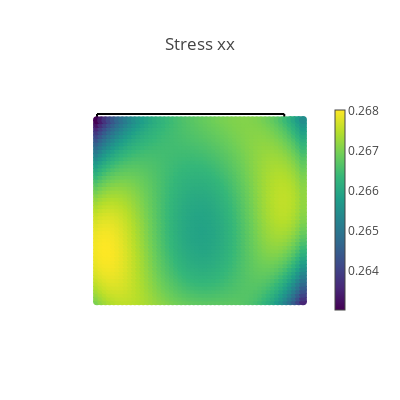
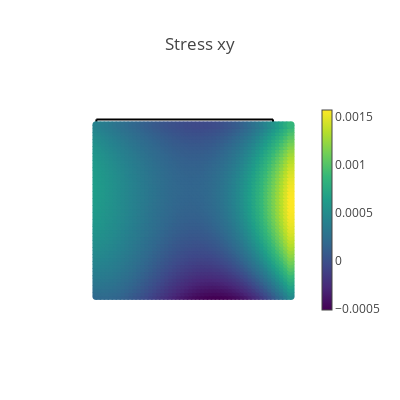
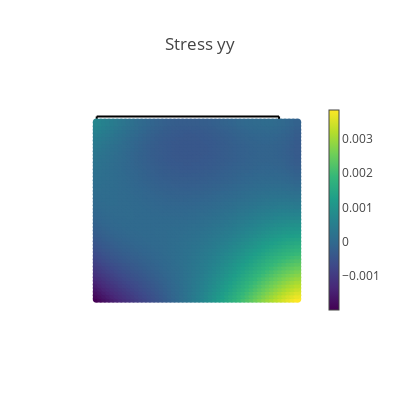
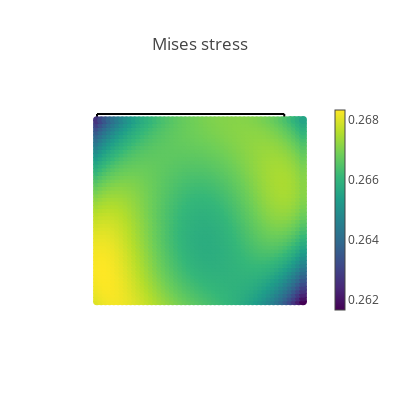

Notebook code cell kept with these figures, in order:
### Markdown cell above
## Visualization of results

### Code cell
# Create a validation domain different from the training domain
val_x, val_y = np.meshgrid(np.linspace(0, L, 50), np.linspace(0, L, 50))
val_domain = np.vstack([val_x.ravel(), val_y.ravel()]).T
val = torch.tensor(val_domain, requires_grad=True).double()

# Compute model predictions on the validation domain
disp = net(val)
def_val = val + disp
stress = torch.vmap(sigma)(val)
mises = torch.sqrt(
    stress[:, 0, 0] ** 2
    + stress[:, 1, 1] ** 2
    - stress[:, 0, 0] * stress[:, 1, 1]
    + 3 * stress[:, 0, 1] ** 2
)
# print([loss.item() for loss in compute_les(val)])

@torch.no_grad()
def make_plot(x, y, variable, title, cmap=sequential.Viridis, size=8.0):
    fig = go.Figure()

    # Plot boundaries
    m = dict(color="black")
    fig.add_trace(go.Scatter(x=top[:, 0], y=top[:, 1], mode="lines", marker=m))
    fig.add_trace(go.Scatter(x=bottom[:, 0], y=bottom[:, 1], mode="lines", marker=m))
    fig.add_trace(go.Scatter(x=left[:, 0], y=left[:, 1], mode="lines", marker=m))
    fig.add_trace(go.Scatter(x=right[:, 0], y=right[:, 1], mode="lines", marker=m))

    # Plot variable values
    m = dict(color=variable, colorscale=cmap, size=size, colorbar=dict(thickness=10))
    fig.add_trace(go.Scatter(x=x, y=y, marker=m, mode="markers"))

    # plot settings
    fig.layout.yaxis.scaleanchor = "x"
    fig.update_layout(
        template="none", width=400, height=400, title=title, showlegend=False
    )
    fig.update_xaxes(visible=False)
    fig.update_yaxes(visible=False)
    fig.show()


# Compute data error
s_pred = torch.vmap(sigma)(val)
ds_xx = 3 * EPS0 - s_pred[:,0, 0]
print("Young's modulus is ",(MU*(3*LBD+2*MU))/(LBD+MU)) #Young's modulus 
ds_yy = s_pred[:, 1, 1]
ds_xy = s_pred[:, 0, 1]
ds_xx_pct = (3 * EPS0 - s_pred[:,0, 0]) / (3 * EPS0) *100


# Plot stresses
make_plot(*def_val.T, stress[:, 0, 0], "Stress xx")
make_plot(*def_val.T, stress[:, 0, 1], "Stress xy")
make_plot(*def_val.T, stress[:, 1, 1], "Stress yy")
make_plot(*def_val.T, mises, "Mises stress")

# Plot displacements
make_plot(*def_val.T, disp[:, 0], "Displacement in x", cmap=sequential.Inferno)
make_plot(*def_val.T, disp[:, 1], "Displacement in y", cmap=sequential.Inferno)

# Plot stress errors
cmap = sequential.RdBu_r
make_plot(*val[:, 0:2].T, ds_xx, "Stress error xx", size=2.0, cmap=cmap)
make_plot(*val[:, 0:2].T, ds_yy, "Stress error yy", size=2.0, cmap=cmap)
make_plot(*val[:, 0:2].T, ds_xy, "Stress error xy", size=2.0, cmap=cmap)
make_plot(*val[:, 0:2].T, ds_xx_pct, "Stress error xx in %", size=2.0, cmap=cmap)

### Figure 1 — Plotly figure (JSON) as saved in the notebook; plotly's stock layout.template omitted (floating-point values rounded to 4 significant figures; data arrays with more than 128 entries replaced by an {"elided": "..."} marker saying what was removed)
{"data": [{"marker": {"color": "black"}, "mode": "lines", "type": "scatter", "x": [0, 0.04167, 0.08333, 0.125, 0.1667, 0.2083, 0.25, 0.2917, 0.3333, 0.375, 0.4167, 0.4583, 0.5, 0.5417, 0.5833, 0.625, 0.6667, 0.7083, 0.75, 0.7917, 0.8333, 0.875, 0.9167, 0.9583, 1], "y": [1, 1, 1, 1, 1, 1, 1, 1, 1, 1, 1, 1, 1, 1, 1, 1, 1, 1, 1, 1, 1, 1, 1, 1, 1]}, {"marker": {"color": "black"}, "mode": "lines", "type": "scatter", "x": [0, 0.04167, 0.08333, 0.125, 0.1667, 0.2083, 0.25, 0.2917, 0.3333, 0.375, 0.4167, 0.4583, 0.5, 0.5417, 0.5833, 0.625, 0.6667, 0.7083, 0.75, 0.7917, 0.8333, 0.875, 0.9167, 0.9583, 1], "y": [0, 0, 0, 0, 0, 0, 0, 0, 0, 0, 0, 0, 0, 0, 0, 0, 0, 0, 0, 0, 0, 0, 0, 0, 0]}, {"marker": {"color": "black"}, "mode": "lines", "type": "scatter", "x": [0, 0, 0, 0, 0, 0, 0, 0, 0, 0, 0, 0, 0, 0, 0, 0, 0, 0, 0, 0, 0, 0, 0, 0, 0], "y": [0, 0.04167, 0.08333, 0.125, 0.1667, 0.2083, 0.25, 0.2917, 0.3333, 0.375, 0.4167, 0.4583, 0.5, 0.5417, 0.5833, 0.625, 0.6667, 0.7083, 0.75, 0.7917, 0.8333, 0.875, 0.9167, 0.9583, 1]}, {"marker": {"color": "black"}, "mode": "lines", "type": "scatter", "x": [1, 1, 1, 1, 1, 1, 1, 1, 1, 1, 1, 1, 1, 1, 1, 1, 1, 1, 1, 1, 1, 1, 1, 1, 1], "y": [0, 0.04167, 0.08333, 0.125, 0.1667, 0.2083, 0.25, 0.2917, 0.3333, 0.375, 0.4167, 0.4583, 0.5, 0.5417, 0.5833, 0.625, 0.6667, 0.7083, 0.75, 0.7917, 0.8333, 0.875, 0.9167, 0.9583, 1]}, {"marker": {"color": {"elided": "2500 float values"}, "colorbar": {"thickness": 10}, "colorscale": [[0, "#440154"], [0.1111, "#482878"], [0.2222, "#3e4989"], [0.3333, "#31688e"], [0.4444, "#26828e"], [0.5556, "#1f9e89"], [0.6667, "#35b779"], [0.7778, "#6ece58"], [0.8889, "#b5de2b"], [1, "#fde725"]], "size": 8}, "mode": "markers", "type": "scatter", "x": {"elided": "2500 float values"}, "y": {"elided": "2500 float values"}}], "layout": {"height": 400, "showlegend": false, "title": {"text": "Stress xx"}, "width": 400, "xaxis": {"visible": false}, "yaxis": {"scaleanchor": "x", "visible": false}}}

### Figure 2 — Plotly figure (JSON) as saved in the notebook; plotly's stock layout.template omitted (floating-point values rounded to 4 significant figures; data arrays with more than 128 entries replaced by an {"elided": "..."} marker saying what was removed)
{"data": [{"marker": {"color": "black"}, "mode": "lines", "type": "scatter", "x": [0, 0.04167, 0.08333, 0.125, 0.1667, 0.2083, 0.25, 0.2917, 0.3333, 0.375, 0.4167, 0.4583, 0.5, 0.5417, 0.5833, 0.625, 0.6667, 0.7083, 0.75, 0.7917, 0.8333, 0.875, 0.9167, 0.9583, 1], "y": [1, 1, 1, 1, 1, 1, 1, 1, 1, 1, 1, 1, 1, 1, 1, 1, 1, 1, 1, 1, 1, 1, 1, 1, 1]}, {"marker": {"color": "black"}, "mode": "lines", "type": "scatter", "x": [0, 0.04167, 0.08333, 0.125, 0.1667, 0.2083, 0.25, 0.2917, 0.3333, 0.375, 0.4167, 0.4583, 0.5, 0.5417, 0.5833, 0.625, 0.6667, 0.7083, 0.75, 0.7917, 0.8333, 0.875, 0.9167, 0.9583, 1], "y": [0, 0, 0, 0, 0, 0, 0, 0, 0, 0, 0, 0, 0, 0, 0, 0, 0, 0, 0, 0, 0, 0, 0, 0, 0]}, {"marker": {"color": "black"}, "mode": "lines", "type": "scatter", "x": [0, 0, 0, 0, 0, 0, 0, 0, 0, 0, 0, 0, 0, 0, 0, 0, 0, 0, 0, 0, 0, 0, 0, 0, 0], "y": [0, 0.04167, 0.08333, 0.125, 0.1667, 0.2083, 0.25, 0.2917, 0.3333, 0.375, 0.4167, 0.4583, 0.5, 0.5417, 0.5833, 0.625, 0.6667, 0.7083, 0.75, 0.7917, 0.8333, 0.875, 0.9167, 0.9583, 1]}, {"marker": {"color": "black"}, "mode": "lines", "type": "scatter", "x": [1, 1, 1, 1, 1, 1, 1, 1, 1, 1, 1, 1, 1, 1, 1, 1, 1, 1, 1, 1, 1, 1, 1, 1, 1], "y": [0, 0.04167, 0.08333, 0.125, 0.1667, 0.2083, 0.25, 0.2917, 0.3333, 0.375, 0.4167, 0.4583, 0.5, 0.5417, 0.5833, 0.625, 0.6667, 0.7083, 0.75, 0.7917, 0.8333, 0.875, 0.9167, 0.9583, 1]}, {"marker": {"color": {"elided": "2500 float values"}, "colorbar": {"thickness": 10}, "colorscale": [[0, "#440154"], [0.1111, "#482878"], [0.2222, "#3e4989"], [0.3333, "#31688e"], [0.4444, "#26828e"], [0.5556, "#1f9e89"], [0.6667, "#35b779"], [0.7778, "#6ece58"], [0.8889, "#b5de2b"], [1, "#fde725"]], "size": 8}, "mode": "markers", "type": "scatter", "x": {"elided": "2500 float values"}, "y": {"elided": "2500 float values"}}], "layout": {"height": 400, "showlegend": false, "title": {"text": "Stress xy"}, "width": 400, "xaxis": {"visible": false}, "yaxis": {"scaleanchor": "x", "visible": false}}}

### Figure 3 — Plotly figure (JSON) as saved in the notebook; plotly's stock layout.template omitted (floating-point values rounded to 4 significant figures; data arrays with more than 128 entries replaced by an {"elided": "..."} marker saying what was removed)
{"data": [{"marker": {"color": "black"}, "mode": "lines", "type": "scatter", "x": [0, 0.04167, 0.08333, 0.125, 0.1667, 0.2083, 0.25, 0.2917, 0.3333, 0.375, 0.4167, 0.4583, 0.5, 0.5417, 0.5833, 0.625, 0.6667, 0.7083, 0.75, 0.7917, 0.8333, 0.875, 0.9167, 0.9583, 1], "y": [1, 1, 1, 1, 1, 1, 1, 1, 1, 1, 1, 1, 1, 1, 1, 1, 1, 1, 1, 1, 1, 1, 1, 1, 1]}, {"marker": {"color": "black"}, "mode": "lines", "type": "scatter", "x": [0, 0.04167, 0.08333, 0.125, 0.1667, 0.2083, 0.25, 0.2917, 0.3333, 0.375, 0.4167, 0.4583, 0.5, 0.5417, 0.5833, 0.625, 0.6667, 0.7083, 0.75, 0.7917, 0.8333, 0.875, 0.9167, 0.9583, 1], "y": [0, 0, 0, 0, 0, 0, 0, 0, 0, 0, 0, 0, 0, 0, 0, 0, 0, 0, 0, 0, 0, 0, 0, 0, 0]}, {"marker": {"color": "black"}, "mode": "lines", "type": "scatter", "x": [0, 0, 0, 0, 0, 0, 0, 0, 0, 0, 0, 0, 0, 0, 0, 0, 0, 0, 0, 0, 0, 0, 0, 0, 0], "y": [0, 0.04167, 0.08333, 0.125, 0.1667, 0.2083, 0.25, 0.2917, 0.3333, 0.375, 0.4167, 0.4583, 0.5, 0.5417, 0.5833, 0.625, 0.6667, 0.7083, 0.75, 0.7917, 0.8333, 0.875, 0.9167, 0.9583, 1]}, {"marker": {"color": "black"}, "mode": "lines", "type": "scatter", "x": [1, 1, 1, 1, 1, 1, 1, 1, 1, 1, 1, 1, 1, 1, 1, 1, 1, 1, 1, 1, 1, 1, 1, 1, 1], "y": [0, 0.04167, 0.08333, 0.125, 0.1667, 0.2083, 0.25, 0.2917, 0.3333, 0.375, 0.4167, 0.4583, 0.5, 0.5417, 0.5833, 0.625, 0.6667, 0.7083, 0.75, 0.7917, 0.8333, 0.875, 0.9167, 0.9583, 1]}, {"marker": {"color": {"elided": "2500 float values"}, "colorbar": {"thickness": 10}, "colorscale": [[0, "#440154"], [0.1111, "#482878"], [0.2222, "#3e4989"], [0.3333, "#31688e"], [0.4444, "#26828e"], [0.5556, "#1f9e89"], [0.6667, "#35b779"], [0.7778, "#6ece58"], [0.8889, "#b5de2b"], [1, "#fde725"]], "size": 8}, "mode": "markers", "type": "scatter", "x": {"elided": "2500 float values"}, "y": {"elided": "2500 float values"}}], "layout": {"height": 400, "showlegend": false, "title": {"text": "Stress yy"}, "width": 400, "xaxis": {"visible": false}, "yaxis": {"scaleanchor": "x", "visible": false}}}

### Figure 4 — Plotly figure (JSON) as saved in the notebook; plotly's stock layout.template omitted (floating-point values rounded to 4 significant figures; data arrays with more than 128 entries replaced by an {"elided": "..."} marker saying what was removed)
{"data": [{"marker": {"color": "black"}, "mode": "lines", "type": "scatter", "x": [0, 0.04167, 0.08333, 0.125, 0.1667, 0.2083, 0.25, 0.2917, 0.3333, 0.375, 0.4167, 0.4583, 0.5, 0.5417, 0.5833, 0.625, 0.6667, 0.7083, 0.75, 0.7917, 0.8333, 0.875, 0.9167, 0.9583, 1], "y": [1, 1, 1, 1, 1, 1, 1, 1, 1, 1, 1, 1, 1, 1, 1, 1, 1, 1, 1, 1, 1, 1, 1, 1, 1]}, {"marker": {"color": "black"}, "mode": "lines", "type": "scatter", "x": [0, 0.04167, 0.08333, 0.125, 0.1667, 0.2083, 0.25, 0.2917, 0.3333, 0.375, 0.4167, 0.4583, 0.5, 0.5417, 0.5833, 0.625, 0.6667, 0.7083, 0.75, 0.7917, 0.8333, 0.875, 0.9167, 0.9583, 1], "y": [0, 0, 0, 0, 0, 0, 0, 0, 0, 0, 0, 0, 0, 0, 0, 0, 0, 0, 0, 0, 0, 0, 0, 0, 0]}, {"marker": {"color": "black"}, "mode": "lines", "type": "scatter", "x": [0, 0, 0, 0, 0, 0, 0, 0, 0, 0, 0, 0, 0, 0, 0, 0, 0, 0, 0, 0, 0, 0, 0, 0, 0], "y": [0, 0.04167, 0.08333, 0.125, 0.1667, 0.2083, 0.25, 0.2917, 0.3333, 0.375, 0.4167, 0.4583, 0.5, 0.5417, 0.5833, 0.625, 0.6667, 0.7083, 0.75, 0.7917, 0.8333, 0.875, 0.9167, 0.9583, 1]}, {"marker": {"color": "black"}, "mode": "lines", "type": "scatter", "x": [1, 1, 1, 1, 1, 1, 1, 1, 1, 1, 1, 1, 1, 1, 1, 1, 1, 1, 1, 1, 1, 1, 1, 1, 1], "y": [0, 0.04167, 0.08333, 0.125, 0.1667, 0.2083, 0.25, 0.2917, 0.3333, 0.375, 0.4167, 0.4583, 0.5, 0.5417, 0.5833, 0.625, 0.6667, 0.7083, 0.75, 0.7917, 0.8333, 0.875, 0.9167, 0.9583, 1]}, {"marker": {"color": {"elided": "2500 float values"}, "colorbar": {"thickness": 10}, "colorscale": [[0, "#440154"], [0.1111, "#482878"], [0.2222, "#3e4989"], [0.3333, "#31688e"], [0.4444, "#26828e"], [0.5556, "#1f9e89"], [0.6667, "#35b779"], [0.7778, "#6ece58"], [0.8889, "#b5de2b"], [1, "#fde725"]], "size": 8}, "mode": "markers", "type": "scatter", "x": {"elided": "2500 float values"}, "y": {"elided": "2500 float values"}}], "layout": {"height": 400, "showlegend": false, "title": {"text": "Mises stress"}, "width": 400, "xaxis": {"visible": false}, "yaxis": {"scaleanchor": "x", "visible": false}}}
